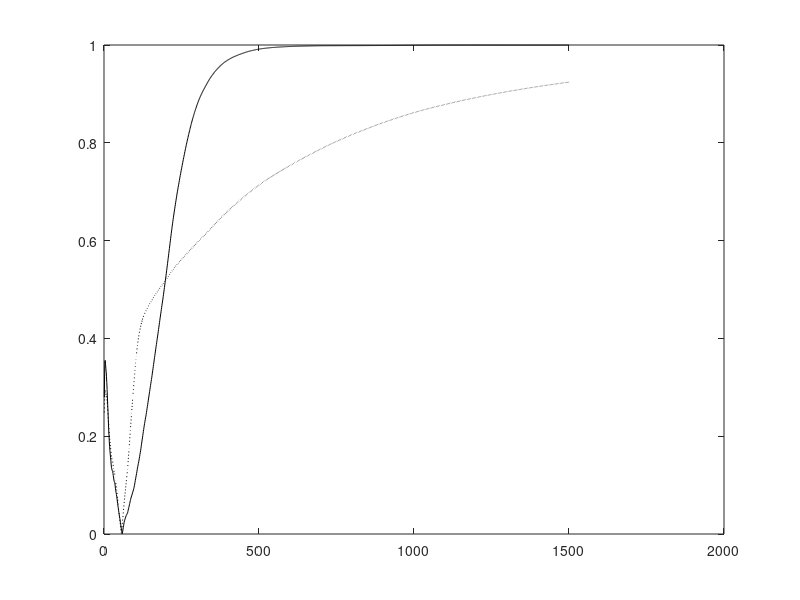

Reproduce this figure in MATLAB. (Note: this script raises an error after producing the figure.)
% XU - Comparison of Adaptive EVD Homogeneous, Deflated, Weighted

function evdTest;

clear all; close all; 

% Number of samples N and dimension D
nSamples = 500;
nDim = 10;
nEA = 4;
nEpochs = 3;
randn('state',0);

% Generate the covX random matrices
covX = 3*...
[ 0.4270   0.0110  -0.0050  -0.0250   0.0890  -0.0790  -0.0190   0.0740   0.0890   0.0050 ; ...
  0.0110   5.6900  -0.0690  -0.2820  -0.7310   0.0900  -0.1240   0.1000   0.4320  -0.1030 ; ...
 -0.0050  -0.0690   0.0800   0.0980   0.0450  -0.0410   0.0230   0.0220  -0.0350   0.0120 ; ...
 -0.0250  -0.2820   0.0980   2.8000  -0.1070   0.1500  -0.1930   0.0950  -0.2260   0.0460 ; ...
  0.0890  -0.7310   0.0450  -0.1070   3.4400   0.2530   0.2510   0.3160   0.0390  -0.0100 ; ...
 -0.0790   0.0900  -0.0410   0.1500   0.2530   2.2700  -0.1800   0.2950  -0.0390  -0.1130 ; ...
 -0.0190  -0.1240   0.0230  -0.1930   0.2510  -0.1800   0.3270   0.0270   0.0260  -0.0160 ; ...
  0.0740   0.1000   0.0220   0.0950   0.3160   0.2950   0.0270   0.7270  -0.0960  -0.0170 ; ...
  0.0890   0.4320  -0.0350  -0.2260   0.0390  -0.0390   0.0260  -0.0960   0.7150  -0.0090 ; ...
  0.0050  -0.1030   0.0120   0.0460  -0.0100  -0.1130  -0.0160  -0.0170  -0.0090   0.0650 ];
    
% Compute data
[V1,D1] = eig(covX);
[d,in] = sort(diag(D1));
V = zeros(nDim,nDim);
D = zeros(nDim,nDim);
for i = 1 : nDim
   V(:,i) = V1(:,in(nDim+1-i));
   D(i,i) = D1(in(nDim+1-i),in(nDim+1-i));
end
x(1:nDim,1:nSamples) = V*sqrt(D)*randn(nDim,nSamples);

% Compute Corrl matrix and eigen vectors
corX = zeros(nDim,nDim);
for i = 1 : nSamples
   corX = corX + x(:,i)*x(:,i)'/nSamples;
end
[V1,D1] = eig(corX);
[d,in] = sort(diag(D1));
V = zeros(nDim,nDim);
D = zeros(nDim,nDim);
for i = 1 : nDim
   V(:,i) = V1(:,in(nDim+1-i));
   D(i,i) = D1(in(nDim+1-i),in(nDim+1-i));
end
corX
V(:,1:nEA)
diag(D)'

% Adaptive algorithm
A = zeros(nDim,nDim);
W1 = 0.1 * ones(nDim,nEA);
W2 = W1;
W3 = W1;
C  = diag(2.3-0.3*[1:nEA])
I  = eye(nDim,nDim);
for epoch = 1 : nEpochs
   for iter = 1 : nSamples
      cnt = nSamples*(epoch-1) + iter;
      
      A = A + (1.0/cnt)*((x(:,iter) * x(:,iter)') - A);
      etat1 = 1.0/(125 + cnt);
      etat2 = 1.0/(400 + cnt);
      
      % Homogeneous Gradient Descent
      W1 = W1 + etat1*(A*W1 - 0.5*W1*(W1'*A*W1) - 0.5*A*W1*(W1'*W1));
      
      % Deflated Gradient Descent
      W2 = W2 + etat1*(A*W2 - 0.5*W2*triu(W2'*A*W2) - 0.5*A*W2*triu(W2'*W2));
      
      % Weighted Gradient Descent
      W3 = W3 + etat2*(A*W3*C - 0.5*W3*C*(W3'*A*W3) - 0.5*A*W3*C*(W3'*W3));
      
      for i = 1 : nEA      
      	u1 = W1(:,i)/norm(W1(:,i));
      	u2 = W2(:,i)/norm(W2(:,i));
      	u3 = W3(:,i)/norm(W3(:,i));
      	cos_t1(i,cnt) = abs(u1'*V(:,i));
         cos_t2(i,cnt) = abs(u2'*V(:,i));
         cos_t3(i,cnt) = abs(u3'*V(:,i));
      end
      ind(cnt) = cnt;
   end
end

W1byNorm = W1*sqrt(inv(diag(diag(W1'*W1))))
V1to4 = V(:,1:nEA)
W2byNorm = W2*sqrt(inv(diag(diag(W2'*W2))))
V1to4 = V(:,1:nEA)
W3byNorm = W3*sqrt(inv(diag(diag(W3'*W3))))
V1to4 = V(:,1:nEA)

W1W1 = (W1'*W1)
W2W2 = (W2'*W2)
W3W3 = (W3'*W3)

EstL1 = (diag(W1'*A*W1) ./ diag(W1'*W1))'
EstL2 = (diag(W2'*A*W2) ./ diag(W2'*W2))'
EstL3 = (diag(W3'*A*W3) ./ diag(W3'*W3))'
ActL  = diag(D(:,1:nEA))'

if (1)

% Plot the convergence results
figure(1);
plot(ind,cos_t2(1,:),'k-'); hold on;
plot(ind,cos_t3(1,:),'k:'); hold on;
legend('Deflated','Weighted',0);
xlabel('Number of Samples');
ylabel('Direction Cosine - Component 1');
hold off;

% Plot the convergence results
figure(2);
plot(ind,cos_t2(2,:),'k-'); hold on;
plot(ind,cos_t3(2,:),'k:'); hold on;
legend('Deflated','Weighted',0);
xlabel('Number of Samples');
ylabel('Direction Cosine - Component 2');
hold off;

% Plot the convergence results
figure(3);
plot(ind,cos_t2(3,:),'k-'); hold on;
plot(ind,cos_t3(3,:),'k:'); hold on;
legend('Deflated','Weighted',0);
xlabel('Number of Samples');
ylabel('Direction Cosine - Component 3');
hold off;

% Plot the convergence results
figure(4);
plot(ind,cos_t2(4,:),'k-'); hold on;
plot(ind,cos_t3(4,:),'k:'); hold on;
legend('Deflated','Weighted',0);
xlabel('Number of Samples');
ylabel('Direction Cosine - Component 4');
hold off;

else

% Plot the convergence results
figure(1);
plot(ind,cos_t1(1,:),'r:'); hold on;
plot(ind,cos_t2(1,:),'g-'); hold on;
plot(ind,cos_t3(1,:),'b--'); hold on;
legend('Symmetric','Deflated','Weighted',0);
xlabel('Number of Samples');
ylabel('Direction Cosine - Component 1');
hold off;

% Plot the convergence results
figure(2);
plot(ind,cos_t1(2,:),'r:'); hold on;
plot(ind,cos_t2(2,:),'g-'); hold on;
plot(ind,cos_t3(2,:),'b--'); hold on;
legend('Symmetric','Deflated','Weighted',0);
xlabel('Number of Samples');
ylabel('Direction Cosine - Component 2');
hold off;

% Plot the convergence results
figure(3);
plot(ind,cos_t1(3,:),'r:'); hold on;
plot(ind,cos_t2(3,:),'g-'); hold on;
plot(ind,cos_t3(3,:),'b--'); hold on;
legend('Symmetric','Deflated','Weighted',0);
xlabel('Number of Samples');
ylabel('Direction Cosine - Component 3');
hold off;

% Plot the convergence results
figure(4);
plot(ind,cos_t1(4,:),'r:'); hold on;
plot(ind,cos_t2(4,:),'g-'); hold on;
plot(ind,cos_t3(4,:),'b--'); hold on;
legend('Symmetric','Deflated','Weighted',0);
xlabel('Number of Samples');
ylabel('Direction Cosine - Component 4');
hold off;

end

%keyboard




  
